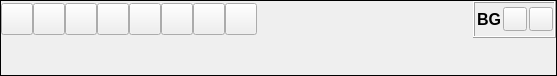
<?xml version="1.0" encoding="UTF-8"?>
<ui version="4.0">
 <class>RenderingView</class>
 <widget class="QWidget" name="RenderingView">
  <property name="geometry">
   <rect>
    <x>0</x>
    <y>0</y>
    <width>557</width>
    <height>76</height>
   </rect>
  </property>
  <layout class="QVBoxLayout" name="verticalLayout">
   <property name="spacing">
    <number>0</number>
   </property>
   <property name="leftMargin">
    <number>0</number>
   </property>
   <property name="topMargin">
    <number>0</number>
   </property>
   <property name="rightMargin">
    <number>0</number>
   </property>
   <property name="bottomMargin">
    <number>0</number>
   </property>
   <item>
    <widget class="QFrame" name="frame">
     <property name="frameShape">
      <enum>QFrame::Box</enum>
     </property>
     <property name="frameShadow">
      <enum>QFrame::Plain</enum>
     </property>
     <layout class="QVBoxLayout" name="verticalLayout_3">
      <property name="spacing">
       <number>0</number>
      </property>
      <property name="leftMargin">
       <number>0</number>
      </property>
      <property name="topMargin">
       <number>0</number>
      </property>
      <property name="rightMargin">
       <number>0</number>
      </property>
      <property name="bottomMargin">
       <number>0</number>
      </property>
      <item>
       <widget class="QWidget" name="widget" native="true">
        <property name="sizePolicy">
         <sizepolicy hsizetype="Preferred" vsizetype="Minimum">
          <horstretch>0</horstretch>
          <verstretch>0</verstretch>
         </sizepolicy>
        </property>
        <layout class="QHBoxLayout" name="horizontalLayout">
         <property name="spacing">
          <number>0</number>
         </property>
         <property name="leftMargin">
          <number>0</number>
         </property>
         <property name="topMargin">
          <number>0</number>
         </property>
         <property name="rightMargin">
          <number>0</number>
         </property>
         <property name="bottomMargin">
          <number>0</number>
         </property>
         <item>
          <widget class="FlatPushButton" name="axis">
           <property name="maximumSize">
            <size>
             <width>32</width>
             <height>32</height>
            </size>
           </property>
           <property name="toolTip">
            <string> Set the axis direction based on the origin</string>
           </property>
           <property name="icon">
            <iconset resource="../../../resource.qrc">
             <normaloff>:/graphicsIcons/originAxes</normaloff>:/graphicsIcons/originAxes</iconset>
           </property>
           <property name="iconSize">
            <size>
             <width>22</width>
             <height>22</height>
            </size>
           </property>
           <property name="checkable">
            <bool>true</bool>
           </property>
           <property name="checked">
            <bool>false</bool>
           </property>
          </widget>
         </item>
         <item>
          <widget class="FlatPushButton" name="cubeAxis">
           <property name="maximumSize">
            <size>
             <width>32</width>
             <height>32</height>
            </size>
           </property>
           <property name="toolTip">
            <string> Display x,y and z axis coordinates</string>
           </property>
           <property name="icon">
            <iconset>
             <normaloff>:/graphicsIcons/ruler</normaloff>:/graphicsIcons/ruler</iconset>
           </property>
           <property name="iconSize">
            <size>
             <width>24</width>
             <height>24</height>
            </size>
           </property>
           <property name="checkable">
            <bool>true</bool>
           </property>
          </widget>
         </item>
         <item>
          <widget class="FlatPushButton" name="ruler">
           <property name="maximumSize">
            <size>
             <width>32</width>
             <height>32</height>
            </size>
           </property>
           <property name="toolTip">
            <string>Ruler</string>
           </property>
           <property name="icon">
            <iconset resource="../../../resource.qrc">
             <normaloff>:/graphicsIcons/distance.png</normaloff>:/graphicsIcons/distance.png</iconset>
           </property>
           <property name="iconSize">
            <size>
             <width>24</width>
             <height>24</height>
            </size>
           </property>
           <property name="checkable">
            <bool>true</bool>
           </property>
          </widget>
         </item>
         <item>
          <widget class="FlatPushButton" name="perspective">
           <property name="maximumSize">
            <size>
             <width>32</width>
             <height>32</height>
            </size>
           </property>
           <property name="toolTip">
            <string> Toggle between Persepctive and Orthogonal views</string>
           </property>
           <property name="icon">
            <iconset resource="../../../resource.qrc">
             <normaloff>:/graphicsIcons/2d-label-icon.svg</normaloff>:/graphicsIcons/2d-label-icon.svg</iconset>
           </property>
           <property name="iconSize">
            <size>
             <width>24</width>
             <height>24</height>
            </size>
           </property>
           <property name="checkable">
            <bool>true</bool>
           </property>
          </widget>
         </item>
         <item>
          <widget class="FlatPushButton" name="fit">
           <property name="maximumSize">
            <size>
             <width>32</width>
             <height>32</height>
            </size>
           </property>
           <property name="toolTip">
            <string> Show the entire model in the windows to fit the view</string>
           </property>
           <property name="icon">
            <iconset resource="../../../resource.qrc">
             <normaloff>:/icons/expand.svg</normaloff>:/icons/expand.svg</iconset>
           </property>
           <property name="iconSize">
            <size>
             <width>24</width>
             <height>24</height>
            </size>
           </property>
          </widget>
         </item>
         <item>
          <widget class="FlatPushButton" name="alignAxis">
           <property name="maximumSize">
            <size>
             <width>32</width>
             <height>32</height>
            </size>
           </property>
           <property name="toolTip">
            <string> View the model from cross-section of the closest-axis, aligning with current state</string>
           </property>
           <property name="icon">
            <iconset resource="../../../resource.qrc">
             <normaloff>:/graphicsIcons/alignAxis.svg</normaloff>:/graphicsIcons/alignAxis.svg</iconset>
           </property>
           <property name="iconSize">
            <size>
             <width>24</width>
             <height>24</height>
            </size>
           </property>
          </widget>
         </item>
         <item>
          <widget class="FlatPushButton" name="rotate">
           <property name="maximumSize">
            <size>
             <width>32</width>
             <height>32</height>
            </size>
           </property>
           <property name="toolTip">
            <string> Rotate the model by 90 degrees</string>
           </property>
           <property name="icon">
            <iconset resource="../../../resource.qrc">
             <normaloff>:/icons/reload.svg</normaloff>:/icons/reload.svg</iconset>
           </property>
           <property name="iconSize">
            <size>
             <width>24</width>
             <height>24</height>
            </size>
           </property>
          </widget>
         </item>
         <item>
          <widget class="FlatPushButton" name="rotationCenter">
           <property name="maximumSize">
            <size>
             <width>32</width>
             <height>32</height>
            </size>
           </property>
           <property name="toolTip">
            <string>Rotation Center</string>
           </property>
           <property name="icon">
            <iconset resource="../../../resource.qrc">
             <normaloff>:/graphicsIcons/rotationCenter</normaloff>:/graphicsIcons/rotationCenter</iconset>
           </property>
           <property name="iconSize">
            <size>
             <width>24</width>
             <height>24</height>
            </size>
           </property>
           <property name="checkable">
            <bool>true</bool>
           </property>
          </widget>
         </item>
         <item>
          <spacer name="horizontalSpacer">
           <property name="orientation">
            <enum>Qt::Horizontal</enum>
           </property>
           <property name="sizeHint" stdset="0">
            <size>
             <width>40</width>
             <height>20</height>
            </size>
           </property>
          </spacer>
         </item>
         <item>
          <widget class="QFrame" name="frame_2">
           <property name="frameShape">
            <enum>QFrame::Box</enum>
           </property>
           <property name="frameShadow">
            <enum>QFrame::Raised</enum>
           </property>
           <layout class="QHBoxLayout" name="horizontalLayout_2">
            <property name="spacing">
             <number>2</number>
            </property>
            <property name="leftMargin">
             <number>2</number>
            </property>
            <property name="topMargin">
             <number>1</number>
            </property>
            <property name="rightMargin">
             <number>1</number>
            </property>
            <property name="bottomMargin">
             <number>1</number>
            </property>
            <item>
             <widget class="QLabel" name="label">
              <property name="font">
               <font>
                <pointsize>12</pointsize>
                <bold>true</bold>
               </font>
              </property>
              <property name="text">
               <string>BG</string>
              </property>
             </widget>
            </item>
            <item>
             <widget class="QPushButton" name="bg2">
              <property name="maximumSize">
               <size>
                <width>24</width>
                <height>24</height>
               </size>
              </property>
              <property name="text">
               <string/>
              </property>
             </widget>
            </item>
            <item>
             <widget class="QPushButton" name="bg1">
              <property name="maximumSize">
               <size>
                <width>24</width>
                <height>24</height>
               </size>
              </property>
              <property name="text">
               <string/>
              </property>
             </widget>
            </item>
           </layout>
          </widget>
         </item>
        </layout>
       </widget>
      </item>
      <item>
       <widget class="RenderingWidget" name="view" native="true"/>
      </item>
     </layout>
    </widget>
   </item>
  </layout>
 </widget>
 <customwidgets>
  <customwidget>
   <class>FlatPushButton</class>
   <extends>QPushButton</extends>
   <header location="global">widgets.flat_push_button</header>
  </customwidget>
  <customwidget>
   <class>RenderingWidget</class>
   <extends>QWidget</extends>
   <header>widgets.rendering.rendering_widget</header>
   <container>1</container>
  </customwidget>
 </customwidgets>
 <resources>
  <include location="../../../resource.qrc"/>
 </resources>
 <connections/>
</ui>
